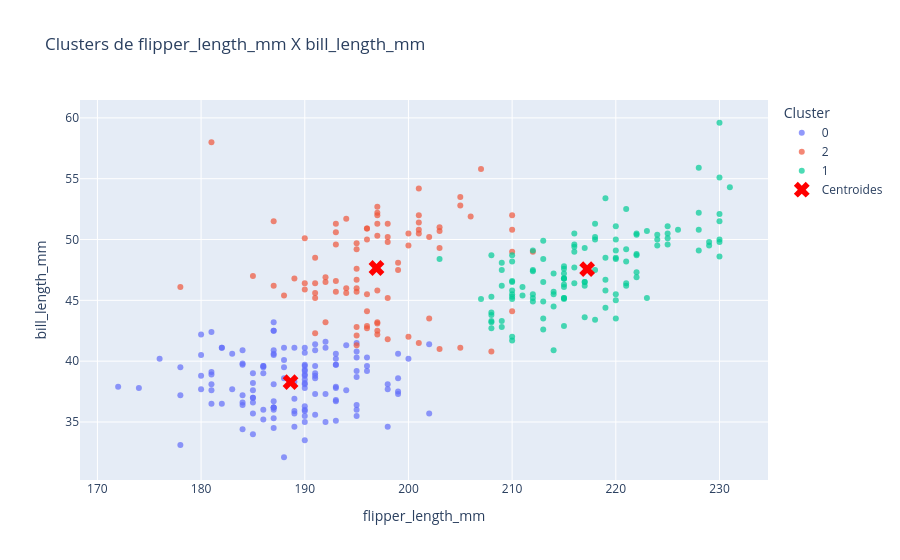

The notebook cell saved with this chart:
### Code cell
base_clusters = pd.DataFrame({
    'flipper_length_mm': penguins['flipper_length_mm'],
    'bill_length_mm': penguins['bill_length_mm'],
    'cluster': labels.astype(str)
})

fig = px.scatter(base_clusters, x='flipper_length_mm', y='bill_length_mm', color='cluster',
                color_continuous_scale='viridis', opacity=0.7,
                title='Clusters de flipper_length_mm X bill_length_mm')

fig.add_scatter(x=centroides_originais[:, 2], y=centroides_originais[:, 0],
                mode='markers', marker=dict(color='red', symbol='x', size=14),
                name='Centroides')


fig.update_layout(xaxis_title='flipper_length_mm', yaxis_title='bill_length_mm',
                legend_title='Cluster')
fig.show()

### Figure 1 — Plotly figure (JSON) as saved in the notebook; plotly's stock layout.template omitted (floating-point values rounded to 4 significant figures; data arrays with more than 128 entries replaced by an {"elided": "..."} marker saying what was removed)
{"data": [{"hovertemplate": "cluster=0<br>flipper_length_mm=%{x}<br>bill_length_mm=%{y}<extra></extra>", "legendgroup": "0", "marker": {"color": "#636efa", "opacity": 0.7, "symbol": "circle"}, "mode": "markers", "name": "0", "orientation": "v", "showlegend": true, "type": "scatter", "x": {"elided": "129 float values"}, "xaxis": "x", "y": {"elided": "129 float values"}, "yaxis": "y"}, {"hovertemplate": "cluster=2<br>flipper_length_mm=%{x}<br>bill_length_mm=%{y}<extra></extra>", "legendgroup": "2", "marker": {"color": "#EF553B", "opacity": 0.7, "symbol": "circle"}, "mode": "markers", "name": "2", "orientation": "v", "showlegend": true, "type": "scatter", "x": [197.0, 194.0, 196.0, 191.0, 200.0, 195.0, 198.0, 197.0, 195.0, 195.0, 196.0, 205.0, 208.0, 192.0, 203.0, 197.0, 191.0, 197.0, 196.0, 210.0, 197.0, 201.0, 192.0, 196.0, 193.0, 188.0, 197.0, 198.0, 178.0, 197.0, 195.0, 198.0, 193.0, 194.0, 185.0, 201.0, 190.0, 201.0, 197.0, 181.0, 190.0, 195.0, 191.0, 193.0, 195.0, 197.0, 200.0, 200.0, 191.0, 205.0, 201.0, 203.0, 195.0, 199.0, 195.0, 210.0, 192.0, 205.0, 210.0, 187.0, 196.0, 196.0, 196.0, 201.0, 190.0, 212.0, 187.0, 198.0, 199.0, 201.0, 193.0, 203.0, 197.0, 191.0, 203.0, 202.0, 194.0, 206.0, 189.0, 195.0, 207.0, 202.0, 193.0, 210.0, 198.0], "xaxis": "x", "y": [42.5, 46.0, 44.1, 42.3, 42.0, 41.3, 41.8, 45.8, 42.8, 42.1, 42.9, 41.1, 40.8, 43.2, 41.0, 43.2, 45.6, 42.2, 42.7, 44.1, 43.1, 41.5, 46.5, 50.0, 51.3, 45.4, 52.7, 45.2, 46.1, 51.3, 46.0, 51.3, 46.6, 51.7, 47.0, 52.0, 45.9, 50.5, 50.3, 58.0, 46.4, 49.2, 48.5, 50.6, 46.7, 52.0, 50.5, 49.5, 46.4, 52.8, 54.2, 51.0, 49.7, 47.5, 47.6, 52.0, 46.9, 53.5, 49.0, 46.2, 50.9, 45.5, 50.9, 50.8, 50.1, 49.0, 51.5, 49.8, 48.1, 51.4, 45.7, 50.7, 52.2, 45.2, 49.3, 50.2, 45.6, 51.9, 46.8, 45.7, 55.8, 43.5, 49.6, 50.8, 50.2], "yaxis": "y"}, {"hovertemplate": "cluster=1<br>flipper_length_mm=%{x}<br>bill_length_mm=%{y}<extra></extra>", "legendgroup": "1", "marker": {"color": "#00cc96", "opacity": 0.7, "symbol": "circle"}, "mode": "markers", "name": "1", "orientation": "v", "showlegend": true, "type": "scatter", "x": [211.0, 230.0, 210.0, 218.0, 215.0, 210.0, 211.0, 219.0, 209.0, 215.0, 214.0, 216.0, 214.0, 213.0, 210.0, 217.0, 210.0, 221.0, 209.0, 222.0, 218.0, 215.0, 213.0, 215.0, 215.0, 215.0, 215.0, 210.0, 220.0, 222.0, 209.0, 207.0, 230.0, 220.0, 220.0, 213.0, 219.0, 208.0, 208.0, 208.0, 225.0, 210.0, 216.0, 222.0, 217.0, 210.0, 225.0, 213.0, 215.0, 210.0, 220.0, 210.0, 225.0, 217.0, 220.0, 208.0, 220.0, 208.0, 224.0, 208.0, 221.0, 214.0, 231.0, 219.0, 230.0, 229.0, 220.0, 223.0, 216.0, 221.0, 221.0, 217.0, 216.0, 230.0, 209.0, 220.0, 215.0, 223.0, 212.0, 221.0, 212.0, 224.0, 212.0, 228.0, 218.0, 218.0, 212.0, 230.0, 218.0, 228.0, 212.0, 224.0, 214.0, 226.0, 216.0, 222.0, 203.0, 225.0, 219.0, 228.0, 215.0, 228.0, 215.0, 210.0, 219.0, 208.0, 209.0, 216.0, 229.0, 213.0, 230.0, 217.0, 230.0, 222.0, 214.0, 215.0, 222.0, 212.0, 213.0], "xaxis": "x", "y": [46.1, 50.0, 48.7, 50.0, 47.6, 46.5, 45.4, 46.7, 43.3, 46.8, 40.9, 49.0, 45.5, 48.4, 45.8, 49.3, 42.0, 49.2, 46.2, 48.7, 50.2, 45.1, 46.5, 46.3, 42.9, 46.1, 47.8, 48.2, 50.0, 47.3, 42.8, 45.1, 59.6, 49.1, 48.4, 42.6, 44.4, 44.0, 48.7, 42.7, 49.6, 45.3, 49.6, 50.5, 43.6, 45.5, 50.5, 44.9, 45.2, 46.6, 48.5, 45.1, 50.1, 46.5, 45.0, 43.8, 45.5, 43.2, 50.4, 45.3, 46.2, 45.7, 54.3, 45.8, 49.8, 49.5, 43.5, 50.7, 47.7, 46.4, 48.2, 46.5, 46.4, 48.6, 47.5, 51.1, 45.2, 45.2, 49.1, 52.5, 47.4, 50.0, 44.9, 50.8, 43.4, 51.3, 47.5, 52.1, 47.5, 52.2, 45.5, 49.5, 44.5, 50.8, 49.4, 46.9, 48.4, 51.1, 48.5, 55.9, 47.2, 49.1, 46.8, 41.7, 53.4, 43.3, 48.1, 50.5, 49.8, 43.5, 51.5, 46.2, 55.1, 48.8, 47.2, 46.8, 50.4, 45.2, 49.9], "yaxis": "y"}, {"marker": {"color": "red", "size": 14, "symbol": "x"}, "mode": "markers", "name": "Centroides", "type": "scatter", "x": [188.6, 217.2, 196.9], "y": [38.28, 47.57, 47.66]}], "layout": {"legend": {"title": {"text": "Cluster"}, "tracegroupgap": 0}, "title": {"text": "Clusters de flipper_length_mm X bill_length_mm"}, "xaxis": {"anchor": "y", "domain": [0, 1], "title": {"text": "flipper_length_mm"}}, "yaxis": {"anchor": "x", "domain": [0, 1], "title": {"text": "bill_length_mm"}}}}
